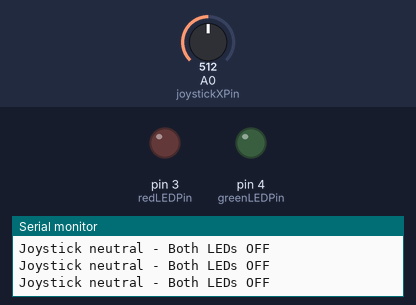
Bench run of a sketch on a simulated Arduino Uno, built with avr-gcc and run on an emulated ATmega328P. Parts: output pins drawn as LEDs (lit = HIGH), the last lines printed to the serial monitor. The test bench sets the inputs (shaded band); at power-on: A0 (joystickXPin) = 512.

Above: at 1.2 s.
1.3 s: A0 (joystickXPin) set to 608
2.8 s: A0 (joystickXPin) set to 627
At 3.9 s:
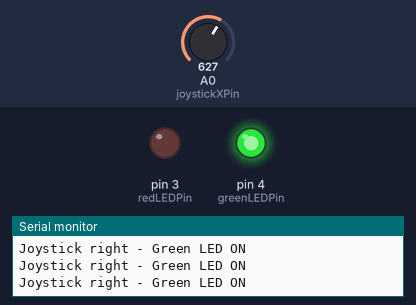
4.3 s: A0 (joystickXPin) set to 306
At 5.2 s:
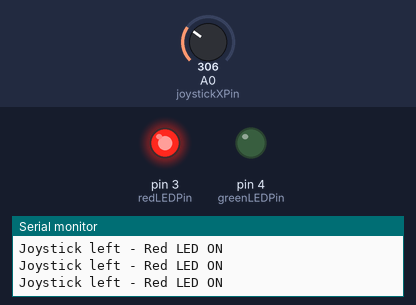
5.8 s: A0 (joystickXPin) set to 402
7.3 s: A0 (joystickXPin) set to 430
At 7.9 s:
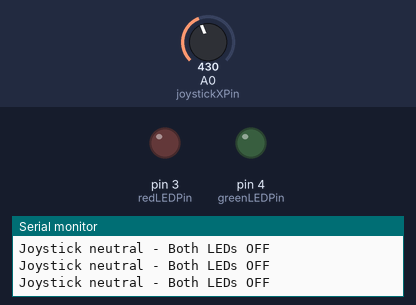
8.8 s: A0 (joystickXPin) set to 716
At 9.3 s:
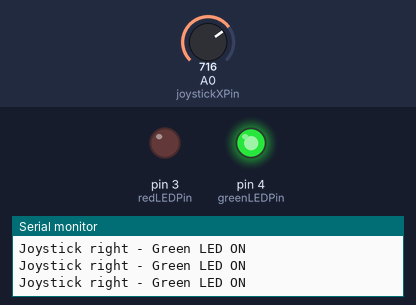
Timing chart, 0 to 11.3 s (numbered marks = the images above; inputs shaded):
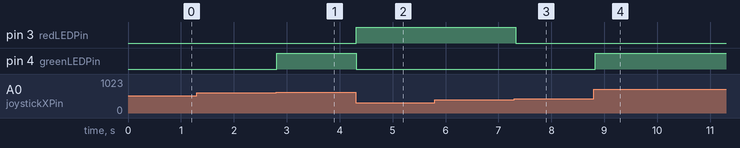

The sketch:

relative.ino
```cpp
// Define pin connections
const int redLEDPin = 3;        // Red LED pin
const int greenLEDPin = 4;      // Green LED pin
const int joystickXPin = A0;    // Joystick X-axis pin

// Threshold values for joystick movement
const int neutralX = 516;       // Neutral position for X-axis (adjust as needed)
const int threshold = 100;      // Threshold for detecting left or right movement

void setup() {
  pinMode(redLEDPin, OUTPUT);
  pinMode(greenLEDPin, OUTPUT);
  Serial.begin(9600);  // Optional: For debugging
}

void loop() {
  int xValue = analogRead(joystickXPin);   // Read the X-axis position of the joystick

  // Check if the joystick is moved left or right
  if (xValue < neutralX - threshold) {
    // Joystick moved left, turn on the red LED and turn off the green LED
    digitalWrite(redLEDPin, HIGH);
    digitalWrite(greenLEDPin, LOW);
    Serial.println("Joystick left - Red LED ON");
  }
  else if (xValue > neutralX + threshold) {
    // Joystick moved right, turn on the green LED and turn off the red LED
    digitalWrite(redLEDPin, LOW);
    digitalWrite(greenLEDPin, HIGH);
    Serial.println("Joystick right - Green LED ON");
  }
  else {
    // Joystick is in neutral position, turn off both LEDs
    digitalWrite(redLEDPin, LOW);
    digitalWrite(greenLEDPin, LOW);
    Serial.println("Joystick neutral - Both LEDs OFF");
  }

  delay(100); // Optional: Small delay for stability
}
```

Measured:
- the behaviour switches between 616 and 617 on A0 (joystickXPin) (found by bisection; images 0 and 1)
- the behaviour switches between 415 and 416 on A0 (joystickXPin) (found by bisection; images 2 and 3)
- after the input at 2.8 s, pin 4 (greenLEDPin): LOW → HIGH at once
- after the input at 4.3 s, pin 3 (redLEDPin): LOW → HIGH at once; pin 4 (greenLEDPin): HIGH → LOW at once
- after the input at 7.3 s, pin 3 (redLEDPin): HIGH → LOW at once
- after the input at 8.8 s, pin 4 (greenLEDPin): LOW → HIGH at once
